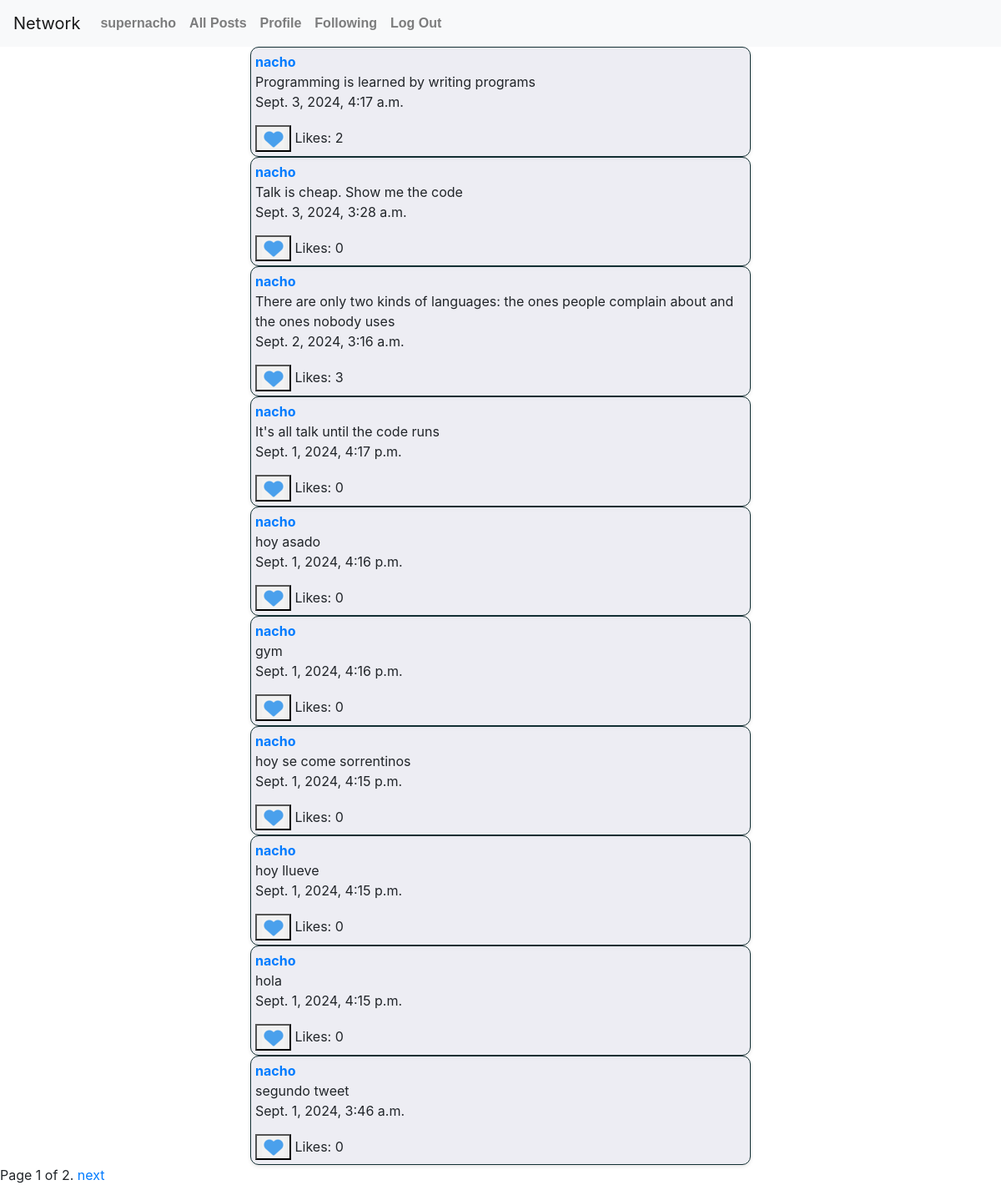
The app's page /following/ (signed in) with its own data.
### network/models.py (models this page shows)
class User(AbstractUser):
    following = models.ManyToManyField('self', symmetrical=False, blank=True, related_name="followers")

class Tweet(models.Model):
    content = models.TextField()
    users_liked = models.ManyToManyField(User, blank=True, related_name="liked_tweets")
    owner = models.ForeignKey(User, on_delete=models.CASCADE)
    timestamp = models.DateTimeField(auto_now_add=True)

### network/views.py (the view)
# urls.py: path("following/", views.following, name="following"),
@login_required
def following(request):
    lista_following = request.user.following.all()
    lista_following_usernames = []
    for user in lista_following:
        lista_following_usernames.append(user.username)
    lista_all_tweets = Tweet.objects.all().order_by('-timestamp')
    lista_tweets_following = []
    for tweet in lista_all_tweets:
        if tweet.owner.username in lista_following_usernames:
            lista_tweets_following.append(tweet)
    paginator = Paginator(lista_tweets_following, 10)
    page_number = request.GET.get('page')
    tweets_page = paginator.get_page(page_number)
    return render(request, "network/following.html", {"tweets": tweets_page})

### network/templates/network/following.html (shortened to what this page needs)
{% extends "network/layout.html" %}
{% load static %}
{% block body %}
{% for tweet in tweets %}
<div class="tweet" data-id="{{ tweet.id }}">
    <a  href="{% url 'profile' tweet.owner %}"><strong>{{ tweet.owner }}</strong> </a>
    <div class="content">
      <span> {{ tweet.content }}</span>
    </div>
    <p> {{ tweet.timestamp }}</p>
    <div class="like-count">
      {% if user.is_authenticated %}
      <button  class="like" ><img src="{% static 'network/heart.png' %}" alt="Like" ></button>
      {% endif %}
      <span>Likes: </span>
      <span class="like-count-value">{{tweet.users_liked.count}}</span>
    </div>
</div>
{% endfor %}
<div class="pagination">
    <span class="step-links">
      <span class="current">
        Page {{ tweets.number }} of {{ tweets.paginator.num_pages }}.
      </span>
      {% if tweets.has_next %}
        <a href="?page={{ tweets.next_page_number }}">next</a>
      {% endif %}
    </span>
  </div>
{% endblock %}

### network/templates/network/layout.html (shortened to what this page needs)
{% load static %}
<!DOCTYPE html>
<html lang="en">
    <head>
        <link rel="stylesheet" href="https://stackpath.bootstrapcdn.com/bootstrap/4.4.1/css/bootstrap.min.css">
        <link href="{% static 'network/styles.css' %}" rel="stylesheet">
    </head>
    <body>
        <nav class="navbar navbar-expand-lg navbar-light bg-light">
            <a class="navbar-brand" href="#">Network</a>
            <div>
              <ul class="navbar-nav mr-auto">
                {% if user.is_authenticated %}
                    <li class="nav-item">
                        <a class="nav-link" href="#"><strong>{{ user.username }}</strong></a>
                    </li>
                {% endif %}
                <li class="nav-item">
                  <a class="nav-link" href="{% url 'index' %}">All Posts</a>
                </li>
                {% if user.is_authenticated %}
                    <li class="nav-item">
                        <a class="nav-link" href="{% url 'profile' request.user %}">Profile</a>
                    </li>
                    <li class="nav-item">
                        <a class="nav-link" href="{% url 'following' %}">Following</a>
                    </li>
                    <li class="nav-item">
                        <a class="nav-link" href="{% url 'logout' %}">Log Out</a>
                    </li>
                {% endif %}
              </ul>
            </div>
          </nav>
        <div class="body">
            {% block body %}
            {% endblock %}
        </div>
    </body>
</html>

### network/static/network/styles.css (style rules this page uses)
.tweet { background-color: #e5e5eeab; border: 1px solid #132f33; padding: 5px; border-radius: 10px; box-shadow: 0 2px 4px rgba(0, 0, 0, 0.1); width: 100%; max-width: 600px; margin: 0 auto; }
.nav-link { font-family: sans-serif; font-weight: bold; font-size: 16px; }

### records on screen
User: username "supernacho"
Tweet: owner "nacho", content "Programming is learned by writing programs", timestamp "Sept. 3, 2024, 4:17 a.m.", users_liked.count "2"
Tweet: owner "nacho", content "Talk is cheap. Show me the code", timestamp "Sept. 3, 2024, 3:28 a.m.", users_liked.count "0"
Tweet: owner "nacho", content "There are only two kinds of languages: the ones people complain about and the ones nobody uses", timestamp "Sept. 2, 2024, 3:16 a.m.", users_liked.count "3"
Tweet: owner "nacho", content "It's all talk until the code runs", timestamp "Sept. 1, 2024, 4:17 p.m.", users_liked.count "0"
Tweet: owner "nacho", content "hoy asado", timestamp "Sept. 1, 2024, 4:16 p.m.", users_liked.count "0"
Tweet: owner "nacho", content "gym", timestamp "Sept. 1, 2024, 4:16 p.m.", users_liked.count "0"
Tweet: owner "nacho", content "hoy se come sorrentinos", timestamp "Sept. 1, 2024, 4:15 p.m.", users_liked.count "0"
Tweet: owner "nacho", content "hoy llueve", timestamp "Sept. 1, 2024, 4:15 p.m.", users_liked.count "0"
Tweet: owner "nacho", content "hola", timestamp "Sept. 1, 2024, 4:15 p.m.", users_liked.count "0"
Tweet: owner "nacho", content "segundo tweet", timestamp "Sept. 1, 2024, 3:46 a.m.", users_liked.count "0"

### other values on screen
{{ tweets.number }} "1"
{{ tweets.paginator.num_pages }} "2"
